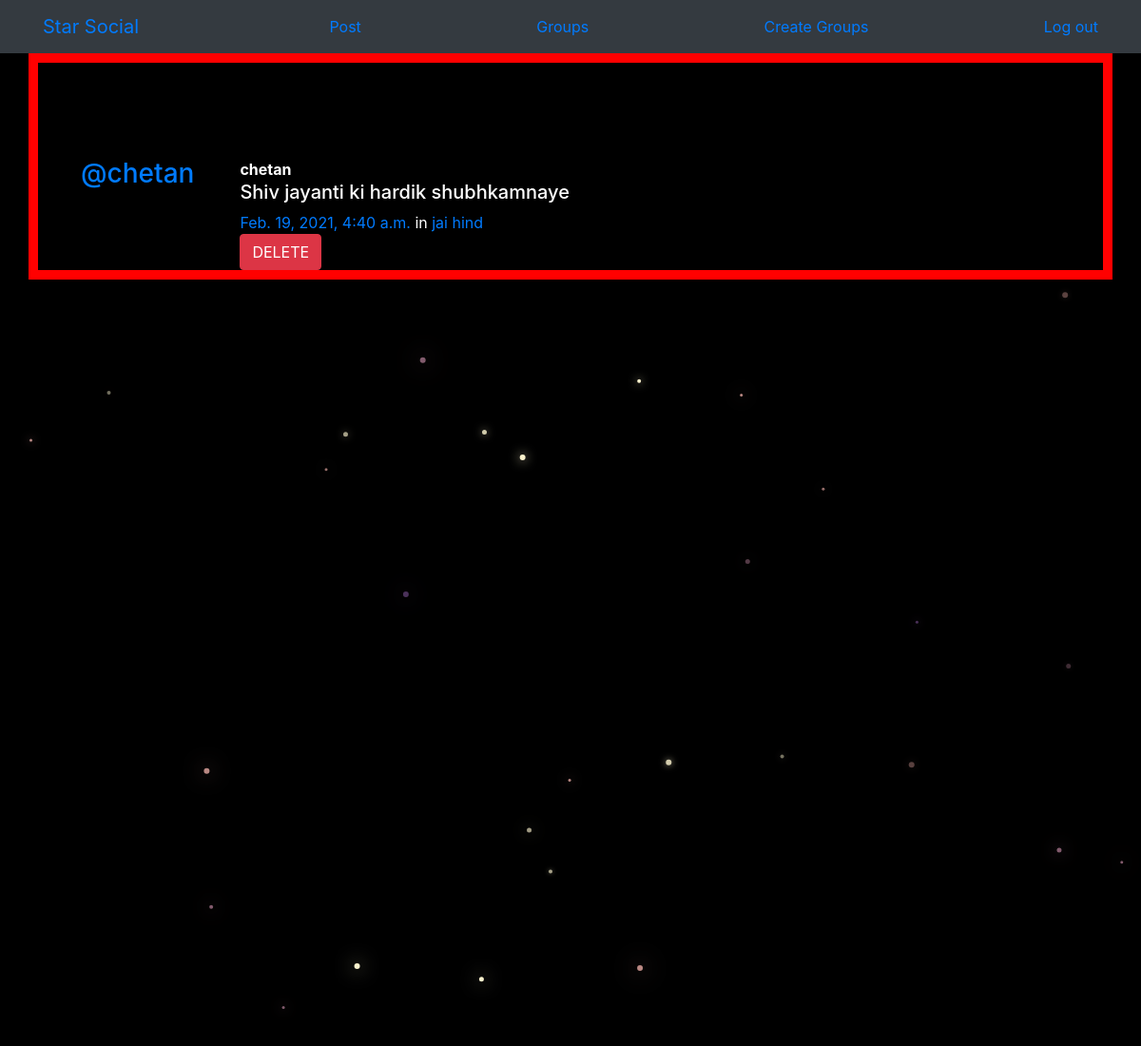
The app's page /posts/ (signed in) with its own data.
### posts/models.py (models this page shows, shortened)
class Post(models.Model):
    user= models.ForeignKey(User,related_name='posts',on_delete=models.CASCADE)
    created_at= models.DateTimeField(auto_now=True)
    message= models.TextField()
    message_html = models.TextField(editable=False)
    group= models.ForeignKey(Group,related_name='posts',null=True,blank=True,on_delete=models.CASCADE)
    class Meta:
        ordering= ['-created_at']
        unique_together= ['user','message']

### group/models.py (models this page shows, shortened)
class Group(models.Model):
    name= models.CharField(max_length=255,unique=True)
    slug= models.SlugField(allow_unicode=True,unique=True)
    description= models.TextField(blank=True,default='')
    description_html= models.TextField(editable=False,default='',blank=True)
    members= models.ManyToManyField(User,through='GroupMember')
    class Meta:
        ordering= ['name']

### posts/views.py (the view)
# urls.py: path('',views.PostList.as_view(),name='all'),
class PostList(SelectRelatedMixin,generic.ListView):
    model = models.Post
    select_related = ('user','group')

### posts/templates/posts/post_list.html (shortened to what this page needs)
{% extends 'posts/post_base.html' %}
{% block post_content %}
<div class="col-md-8">
    {% for post in post_list %}
        {% include "posts/_post.html" %}
    {% endfor %}
</div>
{% endblock %}

### posts/templates/posts/_post.html
<div class="media">
	<h3 class="mr-5"><a href="{% url 'posts:for_user' username=post.user.username %}">@{{ post.user.username }}</a></h3>
	<div class="media-body">
		<strong>{{ post.user.username }}</strong>
		<h5>{{ post.message_html|safe }}</h5>
			<time class="time"><a href="{% url 'posts:single' username=post.user.username pk=post.pk %}">{{ post.created_at }}</a></time>
			{% if post.group %}
			<span class="group-name">in <a href="#">{{ post.group.name }}</a></span>
			{% endif %}
		<div class="media-footer">
			{% if user.is_authenticated and post.user == user and not hide_delete %}
				<a href="{% url 'posts:delete' pk=post.pk %}" title="delete" class="btn btn-danger">DELETE</a>
			{% endif %}
		</div>
	</div>
</div>

### static/css/master.css (style rules this page uses)
html, body { height: 100%; width: 100%; overflow: hidden; background: #191063; margin: 0; }

### static/simplesocial/css/master.css (style rules this page uses)
body { margin: 0; overflow: hidden; background-color: black; color:white; }

### records on screen
Post: user.username "chetan", message_html "Shiv jayanti ki hardik shubhkamnaye", created_at "Feb. 19, 2021, 4:40 a.m.", group.name "jai hind", shows "DELETE"
